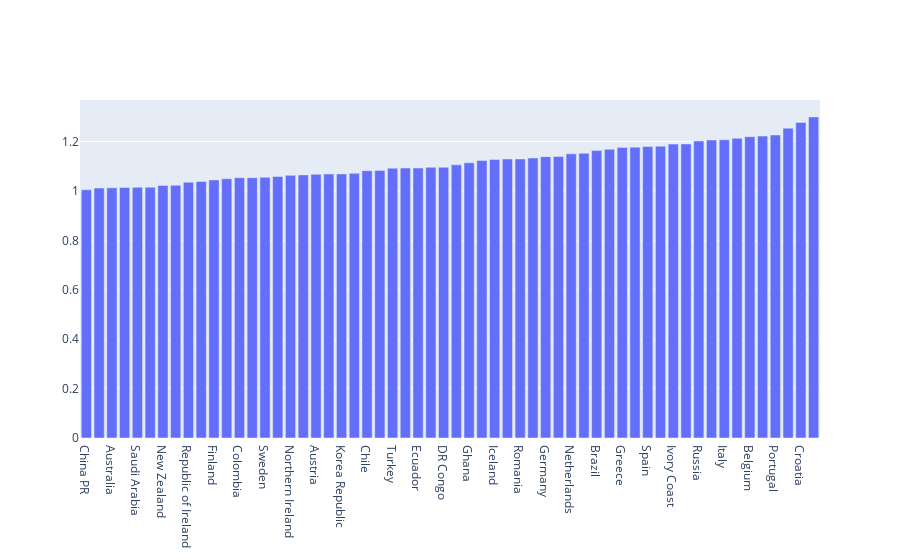

The notebook cell saved with this chart:
### Code cell
def div(a, b):
    return a / b

def mult(a, b):
    return a * b

fig = go.Figure()
df1 = df.groupby('Nationality', as_index=False)['International Reputation'].value_counts()
df1.rename(columns={'count' : 'CountOfRep'}, inplace=True)
df1['Weight'] = mult(df1['International Reputation'], df1['CountOfRep'])
df2 = df1.groupby('Nationality', as_index=False).agg(WeightSum=('Weight', 'sum'))
df3 = df1.groupby('Nationality', as_index=False).agg(Cnt=('CountOfRep', 'sum'))
df2['Cnt'] = df3['Cnt']
df2['Ind'] = div(df2['WeightSum'], df2['Cnt'])
df2 = df2[df2['Cnt'] > 40]

df2 = df2.sort_values(by=['Ind'], ascending=True)
fig = go.Figure()
fig.add_trace(go.Bar(x = df2['Nationality'], y = df2['Ind']))
fig.show()

### Figure 1 — Plotly figure (JSON) as saved in the notebook; plotly's stock layout.template omitted (floating-point values rounded to 4 significant figures)
{"data": [{"type": "bar", "x": ["China PR", "Norway", "Australia", "South Africa", "Saudi Arabia", "Canada", "New Zealand", "Mali", "Republic of Ireland", "Scotland", "Finland", "Nigeria", "Colombia", "United States", "Sweden", "Japan", "Northern Ireland", "England", "Austria", "Denmark", "Korea Republic", "Paraguay", "Chile", "Poland", "Turkey", "Wales", "Ecuador", "Mexico", "DR Congo", "Venezuela", "Ghana", "Ukraine", "Iceland", "Slovakia", "Romania", "Argentina", "Germany", "Czech Republic", "Netherlands", "Morocco", "Brazil", "Senegal", "Greece", "Switzerland", "Spain", "Uruguay", "Ivory Coast", "Serbia", "Russia", "France", "Italy", "Bosnia Herzegovina", "Belgium", "Cameroon", "Portugal", "Slovenia", "Croatia", "Algeria"], "y": [1.005, 1.012, 1.013, 1.014, 1.015, 1.016, 1.023, 1.023, 1.035, 1.039, 1.045, 1.05, 1.054, 1.054, 1.056, 1.059, 1.063, 1.065, 1.068, 1.069, 1.069, 1.071, 1.082, 1.083, 1.092, 1.093, 1.093, 1.096, 1.096, 1.106, 1.114, 1.123, 1.128, 1.13, 1.13, 1.134, 1.139, 1.14, 1.15, 1.153, 1.164, 1.169, 1.176, 1.177, 1.18, 1.181, 1.19, 1.19, 1.203, 1.206, 1.207, 1.213, 1.22, 1.222, 1.227, 1.255, 1.278, 1.3]}], "layout": {}}
